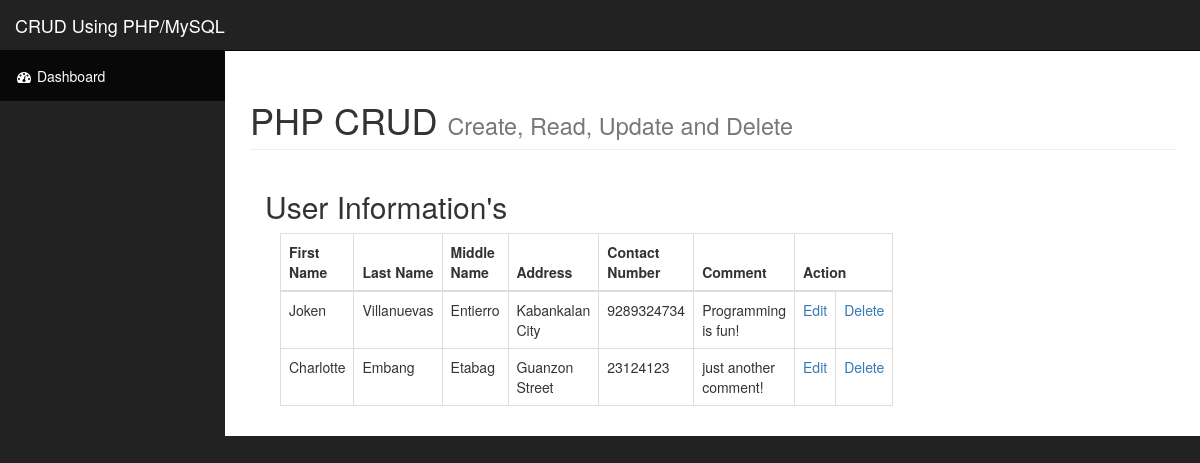
The page /phpcrud/index.php on the database its author committed.
### tables this page shows
CREATE TABLE IF NOT EXISTS `people` (
  `people_id` int(11) NOT NULL AUTO_INCREMENT,
  `first_name` varchar(30) NOT NULL,
  `last_name` varchar(30) NOT NULL,
  `mid_name` varchar(30) NOT NULL,
  `address` varchar(30) NOT NULL,
  `contact` varchar(30) NOT NULL,
  `comment` text NOT NULL,
  PRIMARY KEY (`people_id`)
);

### phpcrud/index.php (the view, shortened to what this page needs)
<!DOCTYPE html>
<html>
<head>
    <link href="css/bootstrap.min.css" rel="stylesheet">
    <link href="css/sb-admin.css" rel="stylesheet">
    <link href="css/plugins/morris.css" rel="stylesheet">
    <link href="font-awesome/css/font-awesome.min.css" rel="stylesheet" type="text/css">
</head>
    <div id="wrapper">
        <nav class="navbar navbar-inverse navbar-fixed-top" role="navigation">
            <div class="navbar-header">
                <a class="navbar-brand" href="index.php">CRUD Using PHP/MySQL</a>
            </div>
            <div class="collapse navbar-collapse navbar-ex1-collapse">
                <ul class="nav navbar-nav side-nav">
                    <li class="active">
                        <a href="index.php"><i class="fa fa-fw fa-dashboard"></i> Dashboard</a>
                    </li>
                </ul>
            </div>
        </nav>
        <div id="page-wrapper">
            <div class="container-fluid">
                <div class="row">
                    <div class="col-lg-12">
                        <h1 class="page-header">
                           PHP CRUD <small>Create, Read, Update and Delete</small>
                        </h1>
                    </div>
                </div>
             <div class="col-lg-12">
                  <h2>User Information's</h2>
                      <div class="col-lg-6">
                       <?php include 'connection.php'; ?>
                        <?php $results = mysqli_query($db, "SELECT * FROM people"); ?>
<table class="table table-bordered" id="dataTable" width="100%" cellspacing="0">
    <thead>
        <tr>
            <th>First Name</th>
            <th>Last Name</th>
            <th>Middle Name</th>
            <th>Address</th>
            <th>Contact Number</th>
            <th>Comment</th>
            <th colspan="2">Action</th>
        </tr>
    </thead>
    <?php while ($row = mysqli_fetch_array($results)) { ?>
        <tr>
            <td><?php echo $row['first_name']; ?></td>
            <td><?php echo $row['last_name']; ?></td>
             <td><?php echo $row['mid_name']; ?></td>
            <td><?php echo $row['address']; ?></td>
             <td><?php echo $row['contact']; ?></td>
            <td><?php echo $row['comment']; ?></td>
            <td>
                <a href="edit.php?id=<?php echo $row['people_id']; ?>" class="edit_btn" >Edit</a>
            </td>
            <td>
                <a href="del.php?id=<?php echo $row['people_id']; ?>" class="del_btn">Delete</a>
            </td>
        </tr>
    <?php } ?>
</table>
                    </div>
                </div>
            </div>
        </div>
    </div>
</body>
</html>

### phpcrud/css/sb-admin.css (style rules this page uses)
#wrapper { padding-left: 0; }
#page-wrapper { width: 100%; padding: 0; background-color: #fff; }
@media (min-width:768px) { #wrapper { padding-left: 225px; } }
@media (min-width:768px) { #page-wrapper { padding: 10px; } }
@media (min-width:768px) { .side-nav { position: fixed; top: 51px; left: 225px; width: 225px; margin-left: -225px; border: none; border-radius: 0; overflow-y: auto; background-color: #222; bottom: 0; overflow-x: hidden; padding-bottom: 40px; } }
@media (min-width:768px) { .side-nav>li>a { width: 225px; } }

### rows shown on the page
people: first_name "Joken", last_name "Villanuevas", mid_name "Entierro", address "Kabankalan City", contact "9289324734", comment "Programming is fun!"
people: first_name "Charlotte", last_name "Embang", mid_name "Etabag", address "Guanzon Street", contact "23124123", comment "just another comment!"
